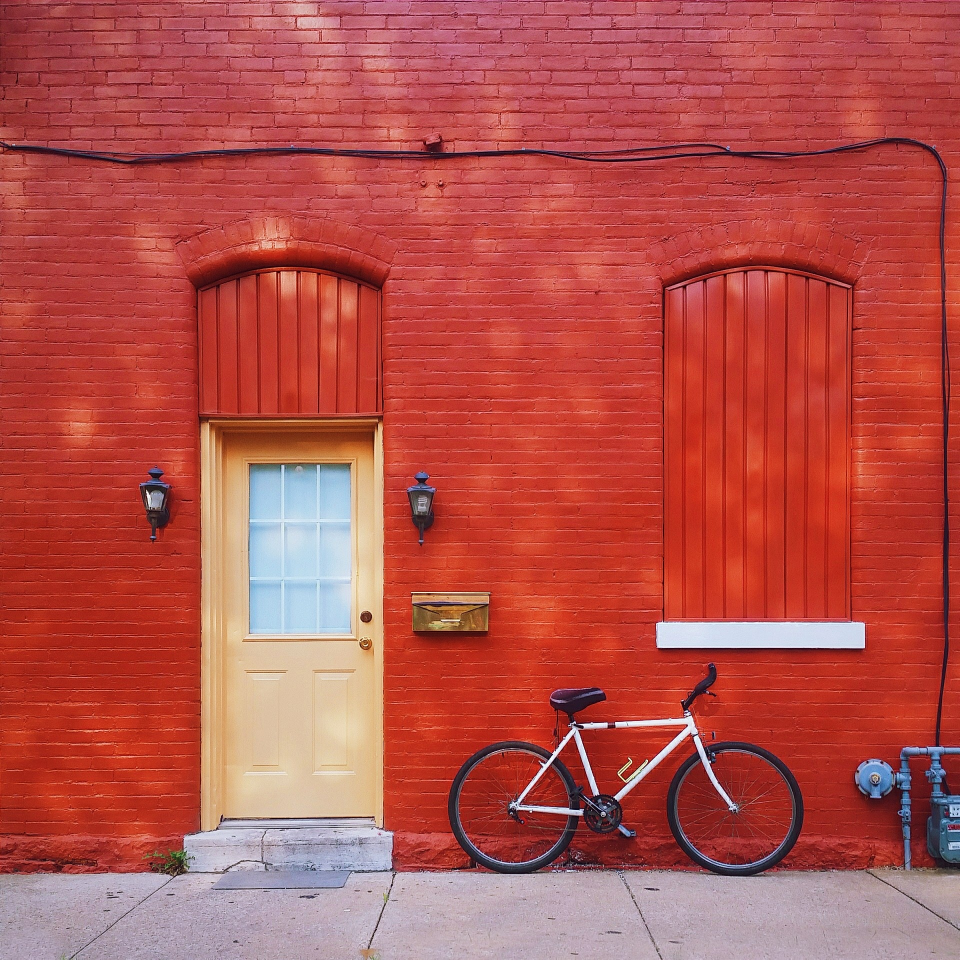
#> input picture grade_1_master/digital_images/day01/source.jpg, 1919 x 1919 px (shown at 1/2 size)
$ python question1.py   (older library calls are emulated)
#> lines starting #> are read from the running program, lines starting #| are printed output that depends on the picture
'''
1. 打开图像，显示图像，存储图像；对一张图像进行缩放，观察其分辨率，降低灰度分辨率。
'''

from PIL import Image

def part_one():
    """
    打开图像，显示图像，存储图像
    """
    with open("source.jpg", "rb") as fp:
        # open image
        im = Image.open(fp)
#> im is the input picture: PIL image 1919x1919 RGB; mean R, G, B 180.9, 81.9, 76.1
        print(im.format, im.size, im.mode)
#| JPEG (1919, 1919) RGB
        # show image
        im.show()
        # save image
        im.save("tmp.jpg")

    with open("tmp.jpg", "rb") as fp:
        # test saved image
        im = Image.open(fp)
        im.show()

def part_two():
    """
    对一张图像进行缩放，观察其分辨率
    """
    new_size = 200, 200
    with open("source.jpg", "rb") as fp:
        im = Image.open(fp)
        im.thumbnail(new_size, Image.ANTIALIAS)
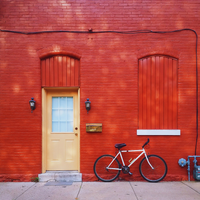
#> im: PIL image 200x200 RGB; mean R, G, B 180.9, 82, 76.1
        im.show()
        im.save("resized_file.jpg", "JPEG")

    # validate resized image
    with open("resized_file.jpg", "rb") as fp:
        im = Image.open(fp)
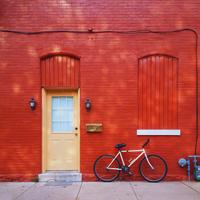
#> im: PIL image 200x200 RGB; mean R, G, B 181, 81.9, 76.1
        print(im.format, im.size, im.mode)
#| JPEG (200, 200) RGB

def part_three():
    """
    降低灰度分辨率
    """
    change = lambda x: 0 if x*0.5 < 1 else int(x*0.5)
    with open("source.jpg", "rb") as fp:
        im = Image.open(fp)
        im.show()
        im = im.convert("L")
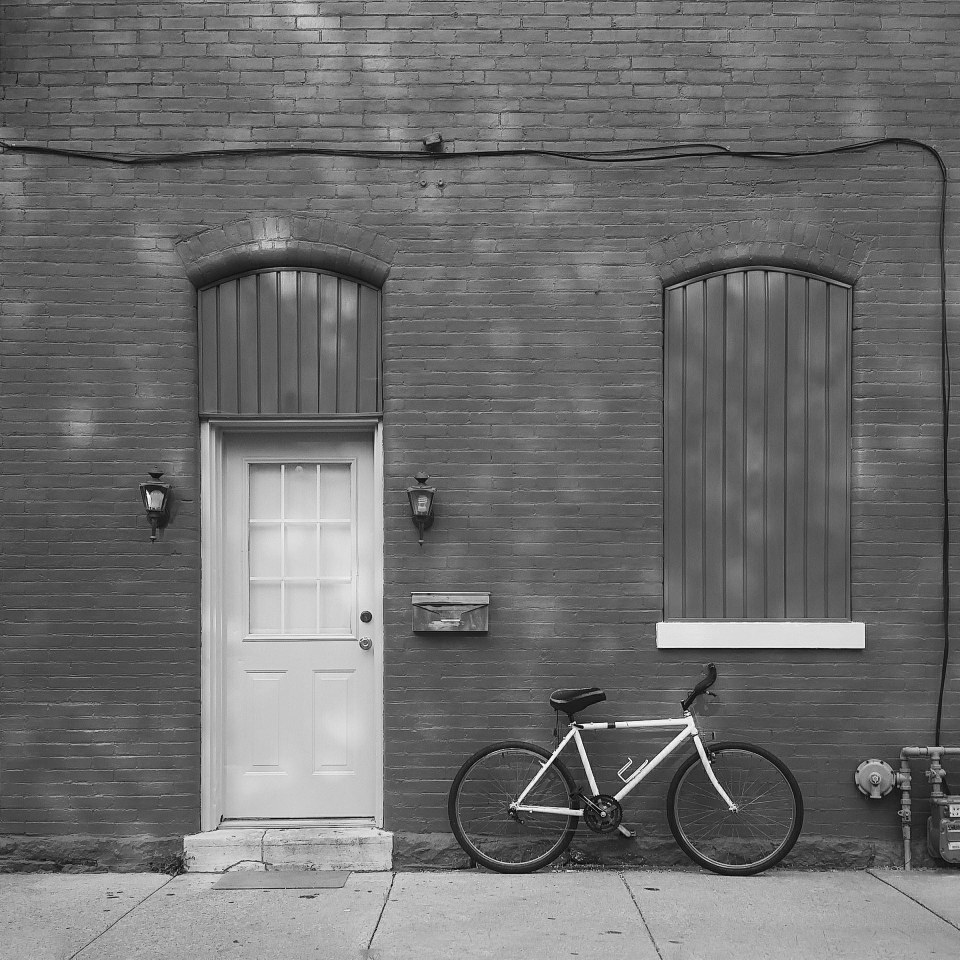
#> im: PIL image 1919x1919 L (shown at 1/2 size); min 1, max 255, mean 110.8
        im.show()
        im.save("gray.jpg")

        pixels = im.load()
        for i in range(im.size[0]): # for every pixel:
            for j in range(im.size[1]):
                pixels[i, j] = change(pixels[i, j])
        im.show()
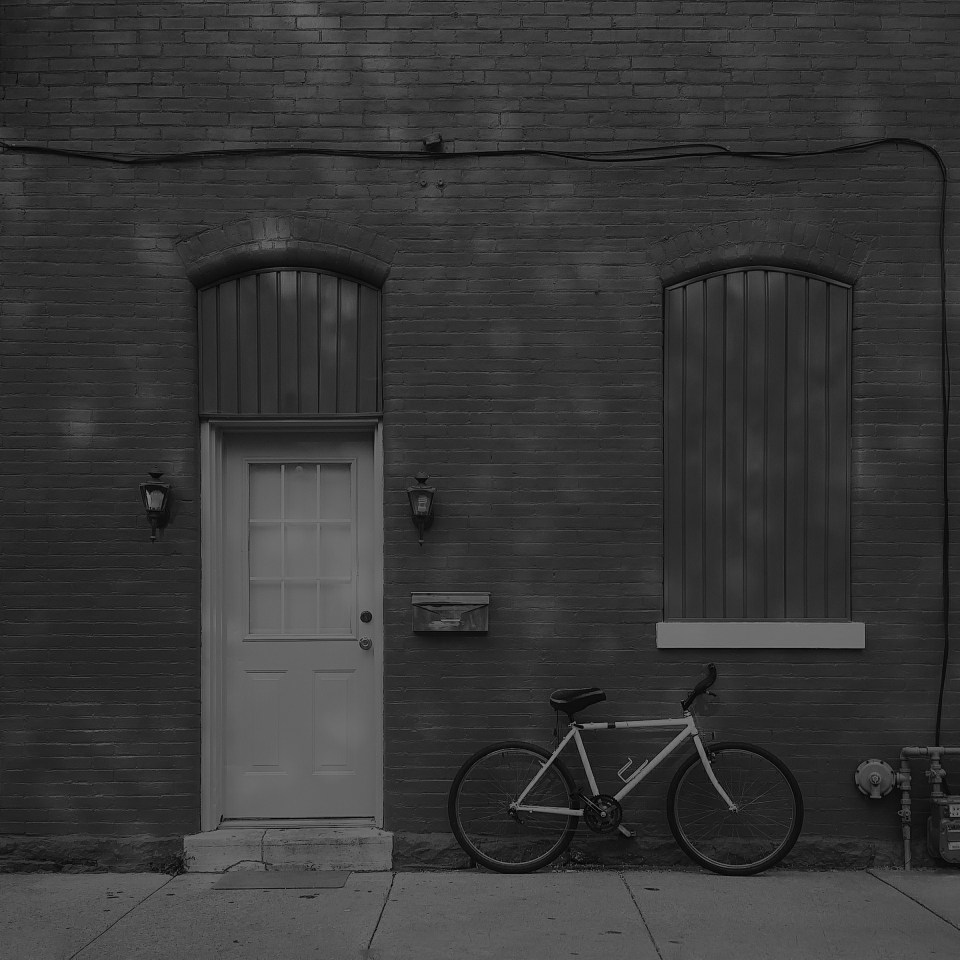
#> shown: PIL image 1919x1919 L (shown at 1/2 size); min 0, max 127, mean 55.2
        im.save("downing_gray.jpg")

def main():
    part_one()
    part_two()
    part_three()

if __name__ == "__main__":
    main()
